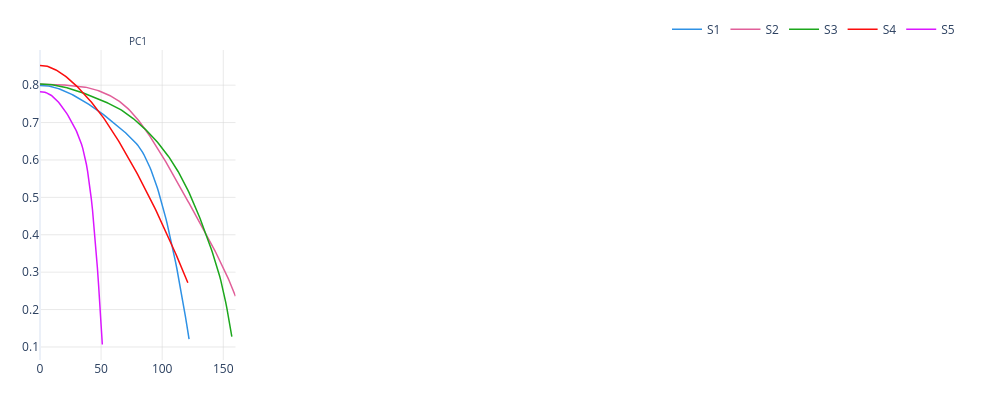

Notebook code cell kept with this figure:
### Code cell
PlotFramesPLY(dfs,w=1000,h=400)
